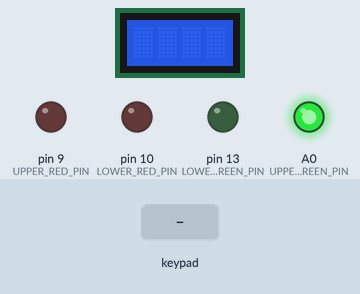
The sketch below on a simulated Arduino Uno, built with avr-gcc and run on an emulated ATmega328P. On the bench: 4×1 character LCD, output pins drawn as LEDs (lit = HIGH). Dashed ring = blinking. The test bench sets the inputs (shaded band).

Above: at 1.2 s.
1.3 s: keypad keys 1 3 9 7 # pressed 0.4 s apart
At 3.25 s:
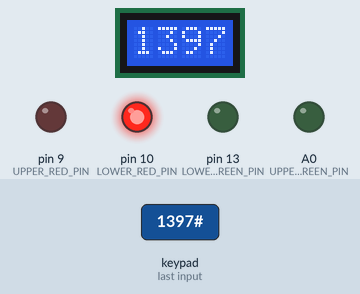
At 3.9 s:
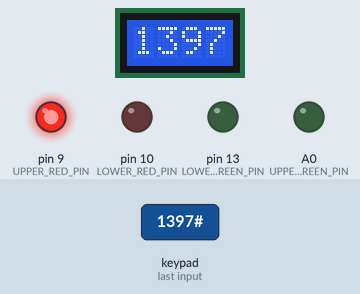
5.0 s: keypad keys 2 2 8 8 # pressed 0.4 s apart
At 7.4 s:
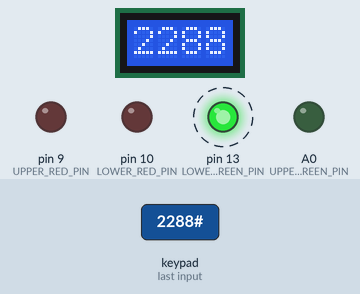
Timing chart, 0 to 16.0 s (numbered marks = the images above; inputs shaded):
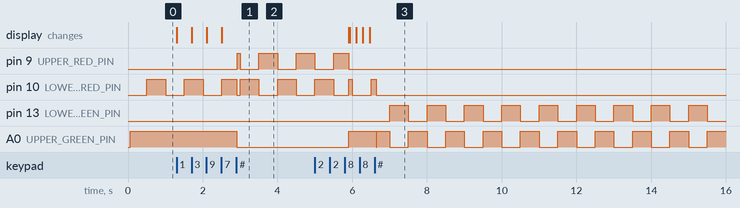

The sketch:

KodDostepu.ino
```cpp
// import required libraries
#include <LiquidCrystal.h>
#include <Keypad.h>
#include <stdbool.h>

// initialize the library by associating any needed LCD interface pin
// with the arduino pin number it is connected to
const int RS = 12, EN = 11, D4 = 5, D5 = 4, D6 = 3, D7 = 2;
LiquidCrystal lcd(RS, EN, D4, D5, D6, D7);

// Keypad matrix pins
const byte ROWS = 4;  //four rows
const byte COLS = 3;  //three columns
byte keypadRowPins[ROWS] = {A1, A2, A3, A4};      // Row pins
byte keypadColPins[COLS] = {6, 7, 8};           // Column pins

char keypadLayout[ROWS][COLS] = {
  {'1', '2', '3'},
  {'4', '5', '6'},
  {'7', '8', '9'},
  {'*', '0', '#'}
};

Keypad keypad = Keypad(makeKeymap(keypadLayout), keypadRowPins, keypadColPins, ROWS, COLS);

const int UPPER_GREEN_PIN = A0;
const int LOWER_GREEN_PIN = 13;
const int UPPER_RED_PIN = 9;
const int LOWER_RED_PIN = 10;

void setup() {
  // set up the LCD's number of columns and rows (smaller than original as only 4 characters are required)
  lcd.begin(4, 1);
  lcd.clear();
  lcd.setCursor(4, 0);
  lcd.autoscroll();

  pinMode(UPPER_GREEN_PIN, OUTPUT);
  pinMode(LOWER_GREEN_PIN, OUTPUT);
  pinMode(UPPER_RED_PIN, OUTPUT);
  pinMode(LOWER_RED_PIN, OUTPUT);
}

const int PASSWORD_LENGTH = 4;
const char expectedPassword[PASSWORD_LENGTH] = { '2', '2', '8', '8' };
char currentPassword[PASSWORD_LENGTH] = { 0 };

bool passwordCorrect = false;
bool passwordIncorrect = false;
unsigned long passwordIncorrectTimestamp = 0;

void loop() {
  if (passwordCorrect) {
    blinkCorrect();
    return;
  }
  if (passwordIncorrect) {
    blinkIncorrect();
    return;
  }
  blinkReady();
  const char key = keypad.getKey();
  if (key) {
    switch (keypad.getState()) {
      case PRESSED: {
        if (key >= '0' && key <= '9') {
          appendChar(key);
        } else if (key == '*') {
          clearPassword();
        } else if (key == '#') {
          verifyPassword();
        }
        break;
      }
    }
  }
  delay(10);
}

void blinkCorrect() {
  digitalWrite(UPPER_RED_PIN, 0);
  digitalWrite(LOWER_RED_PIN, 0);
  if (millis() % 1000 < 500) {
    digitalWrite(UPPER_GREEN_PIN, 0);
    digitalWrite(LOWER_GREEN_PIN, 1);
  } else {
    digitalWrite(UPPER_GREEN_PIN, 1);
    digitalWrite(LOWER_GREEN_PIN, 0);
  }
}

void blinkIncorrect() {
  digitalWrite(UPPER_GREEN_PIN, 0);
  digitalWrite(LOWER_GREEN_PIN, 0);
  if (millis() % 1000 < 500) {
    digitalWrite(UPPER_RED_PIN, 0);
    digitalWrite(LOWER_RED_PIN, 1);
  } else {
    digitalWrite(UPPER_RED_PIN, 1);
    digitalWrite(LOWER_RED_PIN, 0);
  }
  if (millis() - passwordIncorrectTimestamp > 3000) {
    clearPassword();
    passwordIncorrect = false;
    digitalWrite(UPPER_RED_PIN, 0);
    digitalWrite(LOWER_RED_PIN, 0);
  }
}

void blinkReady() {
  digitalWrite(UPPER_GREEN_PIN, 1);
  digitalWrite(LOWER_GREEN_PIN, 0);
  if (millis() % 1000 < 500) {
    digitalWrite(UPPER_RED_PIN, 0);
    digitalWrite(LOWER_RED_PIN, 0);
  } else {
    digitalWrite(UPPER_RED_PIN, 0);
    digitalWrite(LOWER_RED_PIN, 1);
  }
}

void appendChar(char c) {
  for (int i = 0; i < PASSWORD_LENGTH - 1; i++) {
    currentPassword[i] = currentPassword[i + 1];
  }
  currentPassword[PASSWORD_LENGTH - 1] = c;
  lcd.write(c);
}

void clearPassword() {
  for (int i = 0; i < PASSWORD_LENGTH; i++) {
    currentPassword[i] = 0;
  }
  lcd.clear();
  lcd.setCursor(4, 0);
}

void verifyPassword() {
  digitalWrite(UPPER_RED_PIN, 0);
  digitalWrite(LOWER_RED_PIN, 0);
  digitalWrite(UPPER_GREEN_PIN, 0);
  digitalWrite(LOWER_GREEN_PIN, 0);
  bool verifiedCorrect = true;
  for (int i = 0; i < PASSWORD_LENGTH - 1; i++) {
    if (currentPassword[i] != expectedPassword[i]) {
      verifiedCorrect = false;
    }
  }
  if (verifiedCorrect) {
    passwordCorrect = true;
  } else {
    passwordIncorrect = true;
    passwordIncorrectTimestamp = millis();
  }
}
```

Measured:
- after the input at 1.3 s, pin 9 (UPPER_RED_PIN): goes HIGH 0.08 s, LOW 0.50 s, HIGH 0.50 s, LOW 0.50 s, then HIGH, starting after 1.6 s; A0 (UPPER_GREEN_PIN): HIGH → LOW after 1.6 s; the display: first changes at once (image 1 shows a later state)
- after the input at 5.0 s, pin 13 (LOWER_GREEN_PIN): alternates HIGH for 0.50 s and LOW for 0.50 s, starting after 2.0 s; the display: first differs from a run without the input after 0.93 s (image 3 shows a later state)
